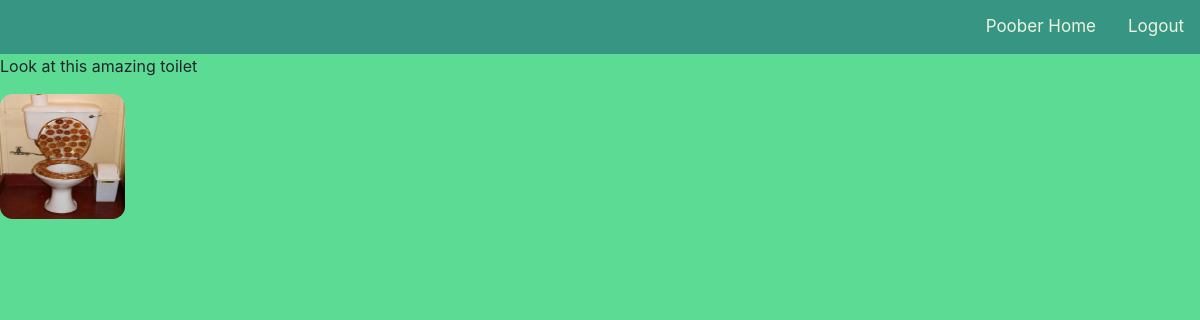
Page / (signed in) on the earlier database version.
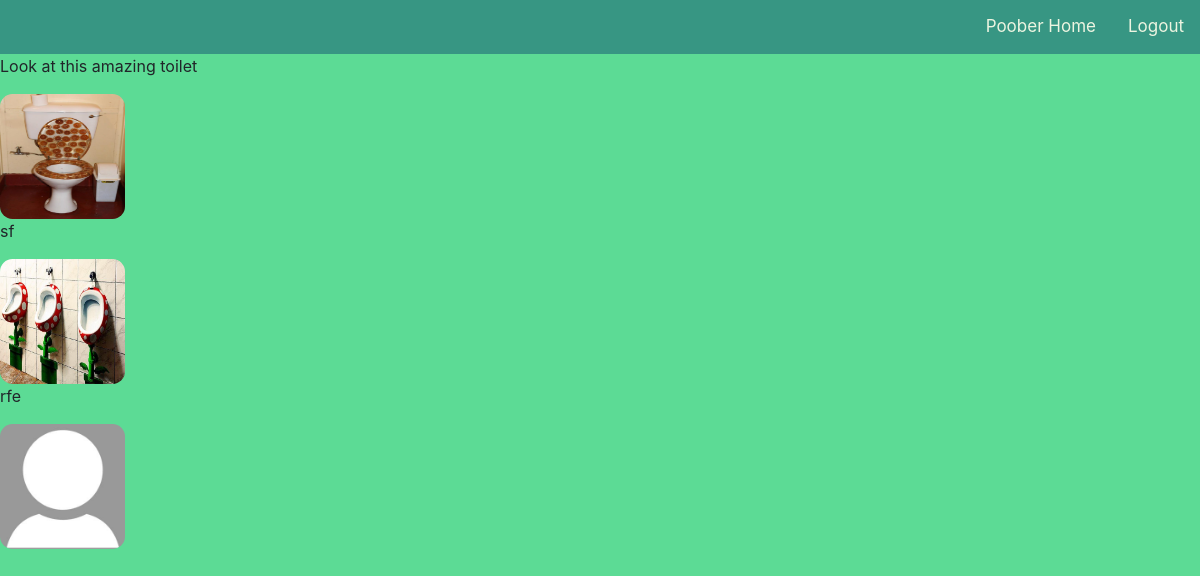
Same page on the later database version.
### dashboard/models.py (models this page shows)
class HaveToilet(models.Model):
    author = models.ForeignKey(User, on_delete=models.CASCADE)
    image = models.ImageField(upload_to='profile_pics/')
    description = models.TextField(max_length=500)

### dashboard/views.py (the view)
# urls.py: path('', views.home, name='home'),
@login_required
def home(request):
    current_posts = HaveToilet.objects.all()
    context = {
        'current_posts': current_posts,
    }
    return render(request, 'dashboard/home.html', context)

### dashboard/templates/dashboard/home.html
{% extends 'dashboard/base.html' %}
{% load crispy_forms_tags %}
{% block content %}
{% for posts in current_posts%}
<div class=todo-items">
    <p>{{posts.description}}</p>
    <img class="account-img" src="{{ posts.image.url }}">
</div>
{% endfor %}
{% endblock %}

Differences in the rows shown:
added HaveToilet: description "sf", image (picture)
added HaveToilet: description "rfe", image (placeholder picture)
